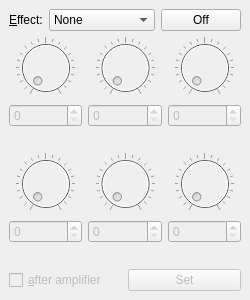
<?xml version="1.0" encoding="UTF-8"?>
<ui version="4.0">
 <class>Effect</class>
 <widget class="QMainWindow" name="Effect">
  <property name="geometry">
   <rect>
    <x>0</x>
    <y>0</y>
    <width>250</width>
    <height>300</height>
   </rect>
  </property>
  <property name="windowTitle">
   <string>Effect</string>
  </property>
  <widget class="QWidget" name="centralwidget">
   <layout class="QVBoxLayout" name="verticalLayout_6">
    <item>
     <layout class="QHBoxLayout" name="horizontalLayout_3">
      <item>
       <widget class="QLabel" name="label_7">
        <property name="text">
         <string>&amp;Effect:</string>
        </property>
        <property name="buddy">
         <cstring>comboBox</cstring>
        </property>
       </widget>
      </item>
      <item>
       <widget class="QComboBox" name="comboBox">
        <property name="minimumSize">
         <size>
          <width>100</width>
          <height>0</height>
         </size>
        </property>
        <property name="maxVisibleItems">
         <number>15</number>
        </property>
        <item>
         <property name="text">
          <string>None</string>
         </property>
        </item>
        <item>
         <property name="text">
          <string>[1] Overdrive</string>
         </property>
        </item>
        <item>
         <property name="text">
          <string>[1] Wah</string>
         </property>
        </item>
        <item>
         <property name="text">
          <string>[1] Touch Wah</string>
         </property>
        </item>
        <item>
         <property name="text">
          <string>[1] Fuzz</string>
         </property>
        </item>
        <item>
         <property name="text">
          <string>[1] Fuzz Touch Wah</string>
         </property>
        </item>
        <item>
         <property name="text">
          <string>[1] Simple Compressor</string>
         </property>
        </item>
        <item>
         <property name="text">
          <string>[1] Compressor</string>
         </property>
        </item>
        <item>
         <property name="text">
          <string>[2] Sine Chorus</string>
         </property>
        </item>
        <item>
         <property name="text">
          <string>[2] Triangle Chorus</string>
         </property>
        </item>
        <item>
         <property name="text">
          <string>[2] Sine Flanger</string>
         </property>
        </item>
        <item>
         <property name="text">
          <string>[2] Triangle Flanger</string>
         </property>
        </item>
        <item>
         <property name="text">
          <string>[2] Vibratone</string>
         </property>
        </item>
        <item>
         <property name="text">
          <string>[2] Vintage Tremolo</string>
         </property>
        </item>
        <item>
         <property name="text">
          <string>[2] Sine Tremolo</string>
         </property>
        </item>
        <item>
         <property name="text">
          <string>[2] Ring Modulator</string>
         </property>
        </item>
        <item>
         <property name="text">
          <string>[2] Step Filter</string>
         </property>
        </item>
        <item>
         <property name="text">
          <string>[2] Phaser</string>
         </property>
        </item>
        <item>
         <property name="text">
          <string>[2] Pitch Schifter</string>
         </property>
        </item>
        <item>
         <property name="text">
          <string>[3] Mono Delay</string>
         </property>
        </item>
        <item>
         <property name="text">
          <string>[3] Mono Echo Filter</string>
         </property>
        </item>
        <item>
         <property name="text">
          <string>[3] Stereo Echo Filter</string>
         </property>
        </item>
        <item>
         <property name="text">
          <string>[3] Multitap Delay</string>
         </property>
        </item>
        <item>
         <property name="text">
          <string>[3] Ping Pong Delay</string>
         </property>
        </item>
        <item>
         <property name="text">
          <string>[3] Ducking Delay</string>
         </property>
        </item>
        <item>
         <property name="text">
          <string>[3] Reverse Delay</string>
         </property>
        </item>
        <item>
         <property name="text">
          <string>[3] Tape Delay</string>
         </property>
        </item>
        <item>
         <property name="text">
          <string>[3] Stereo Tape Delay</string>
         </property>
        </item>
        <item>
         <property name="text">
          <string>[4] Small Hall Reverb</string>
         </property>
        </item>
        <item>
         <property name="text">
          <string>[4] Large Hall Reverb</string>
         </property>
        </item>
        <item>
         <property name="text">
          <string>[4] Small Room Reverb</string>
         </property>
        </item>
        <item>
         <property name="text">
          <string>[4] Large Room Reverb</string>
         </property>
        </item>
        <item>
         <property name="text">
          <string>[4] Small Plate Reverb</string>
         </property>
        </item>
        <item>
         <property name="text">
          <string>[4] Large Plate Reverb</string>
         </property>
        </item>
        <item>
         <property name="text">
          <string>[4] Ambient Reverb</string>
         </property>
        </item>
        <item>
         <property name="text">
          <string>[4] Arena Reverb</string>
         </property>
        </item>
        <item>
         <property name="text">
          <string>[4] '63 Fender Spring Reverb</string>
         </property>
        </item>
        <item>
         <property name="text">
          <string>[4] '65 Fender Spring Reverb</string>
         </property>
        </item>
       </widget>
      </item>
      <item>
       <widget class="QPushButton" name="pushButton">
        <property name="text">
         <string>Off</string>
        </property>
        <property name="checkable">
         <bool>true</bool>
        </property>
       </widget>
      </item>
     </layout>
    </item>
    <item>
     <layout class="QHBoxLayout" name="horizontalLayout_2">
      <item>
       <layout class="QVBoxLayout" name="verticalLayout">
        <item>
         <widget class="QDial" name="dial">
          <property name="enabled">
           <bool>false</bool>
          </property>
          <property name="maximum">
           <number>255</number>
          </property>
          <property name="notchTarget">
           <double>12.750000000000000</double>
          </property>
          <property name="notchesVisible">
           <bool>true</bool>
          </property>
         </widget>
        </item>
        <item>
         <widget class="QSpinBox" name="spinBox">
          <property name="enabled">
           <bool>false</bool>
          </property>
          <property name="maximum">
           <number>255</number>
          </property>
         </widget>
        </item>
        <item>
         <widget class="QLabel" name="label">
          <property name="text">
           <string/>
          </property>
          <property name="alignment">
           <set>Qt::AlignCenter</set>
          </property>
          <property name="buddy">
           <cstring>spinBox</cstring>
          </property>
         </widget>
        </item>
       </layout>
      </item>
      <item>
       <layout class="QVBoxLayout" name="verticalLayout_2">
        <item>
         <widget class="QDial" name="dial_2">
          <property name="enabled">
           <bool>false</bool>
          </property>
          <property name="maximum">
           <number>255</number>
          </property>
          <property name="notchTarget">
           <double>12.750000000000000</double>
          </property>
          <property name="notchesVisible">
           <bool>true</bool>
          </property>
         </widget>
        </item>
        <item>
         <widget class="QSpinBox" name="spinBox_2">
          <property name="enabled">
           <bool>false</bool>
          </property>
          <property name="maximum">
           <number>255</number>
          </property>
         </widget>
        </item>
        <item>
         <widget class="QLabel" name="label_2">
          <property name="text">
           <string/>
          </property>
          <property name="alignment">
           <set>Qt::AlignCenter</set>
          </property>
          <property name="buddy">
           <cstring>spinBox_2</cstring>
          </property>
         </widget>
        </item>
       </layout>
      </item>
      <item>
       <layout class="QVBoxLayout" name="verticalLayout_3">
        <item>
         <widget class="QDial" name="dial_3">
          <property name="enabled">
           <bool>false</bool>
          </property>
          <property name="maximum">
           <number>255</number>
          </property>
          <property name="notchTarget">
           <double>12.750000000000000</double>
          </property>
          <property name="notchesVisible">
           <bool>true</bool>
          </property>
         </widget>
        </item>
        <item>
         <widget class="QSpinBox" name="spinBox_3">
          <property name="enabled">
           <bool>false</bool>
          </property>
          <property name="maximum">
           <number>255</number>
          </property>
         </widget>
        </item>
        <item>
         <widget class="QLabel" name="label_3">
          <property name="text">
           <string/>
          </property>
          <property name="alignment">
           <set>Qt::AlignCenter</set>
          </property>
          <property name="buddy">
           <cstring>spinBox_3</cstring>
          </property>
         </widget>
        </item>
       </layout>
      </item>
     </layout>
    </item>
    <item>
     <layout class="QHBoxLayout" name="horizontalLayout">
      <item>
       <layout class="QVBoxLayout" name="verticalLayout_4">
        <item>
         <widget class="QDial" name="dial_4">
          <property name="enabled">
           <bool>false</bool>
          </property>
          <property name="maximum">
           <number>255</number>
          </property>
          <property name="notchTarget">
           <double>12.750000000000000</double>
          </property>
          <property name="notchesVisible">
           <bool>true</bool>
          </property>
         </widget>
        </item>
        <item>
         <widget class="QSpinBox" name="spinBox_4">
          <property name="enabled">
           <bool>false</bool>
          </property>
          <property name="maximum">
           <number>255</number>
          </property>
         </widget>
        </item>
        <item>
         <widget class="QLabel" name="label_4">
          <property name="text">
           <string/>
          </property>
          <property name="alignment">
           <set>Qt::AlignCenter</set>
          </property>
          <property name="buddy">
           <cstring>spinBox_4</cstring>
          </property>
         </widget>
        </item>
       </layout>
      </item>
      <item>
       <layout class="QVBoxLayout" name="verticalLayout_5">
        <item>
         <widget class="QDial" name="dial_5">
          <property name="enabled">
           <bool>false</bool>
          </property>
          <property name="maximum">
           <number>255</number>
          </property>
          <property name="notchTarget">
           <double>12.750000000000000</double>
          </property>
          <property name="notchesVisible">
           <bool>true</bool>
          </property>
         </widget>
        </item>
        <item>
         <widget class="QSpinBox" name="spinBox_5">
          <property name="enabled">
           <bool>false</bool>
          </property>
          <property name="maximum">
           <number>255</number>
          </property>
         </widget>
        </item>
        <item>
         <widget class="QLabel" name="label_5">
          <property name="text">
           <string/>
          </property>
          <property name="alignment">
           <set>Qt::AlignCenter</set>
          </property>
          <property name="buddy">
           <cstring>spinBox_5</cstring>
          </property>
         </widget>
        </item>
       </layout>
      </item>
      <item>
       <layout class="QVBoxLayout" name="verticalLayout_7">
        <item>
         <widget class="QDial" name="dial_6">
          <property name="enabled">
           <bool>false</bool>
          </property>
          <property name="maximum">
           <number>255</number>
          </property>
          <property name="notchTarget">
           <double>12.750000000000000</double>
          </property>
          <property name="notchesVisible">
           <bool>true</bool>
          </property>
         </widget>
        </item>
        <item>
         <widget class="QSpinBox" name="spinBox_6">
          <property name="enabled">
           <bool>false</bool>
          </property>
          <property name="maximum">
           <number>255</number>
          </property>
         </widget>
        </item>
        <item>
         <widget class="QLabel" name="label_6">
          <property name="text">
           <string/>
          </property>
          <property name="alignment">
           <set>Qt::AlignCenter</set>
          </property>
          <property name="buddy">
           <cstring>spinBox_6</cstring>
          </property>
         </widget>
        </item>
       </layout>
      </item>
     </layout>
    </item>
    <item>
     <layout class="QHBoxLayout" name="horizontalLayout_4">
      <item>
       <widget class="QCheckBox" name="checkBox">
        <property name="enabled">
         <bool>false</bool>
        </property>
        <property name="text">
         <string>&amp;after amplifier</string>
        </property>
       </widget>
      </item>
      <item>
       <widget class="QPushButton" name="setButton">
        <property name="enabled">
         <bool>false</bool>
        </property>
        <property name="text">
         <string>Set</string>
        </property>
        <property name="shortcut">
         <string>Return</string>
        </property>
       </widget>
      </item>
     </layout>
    </item>
   </layout>
  </widget>
 </widget>
 <tabstops>
  <tabstop>comboBox</tabstop>
  <tabstop>dial</tabstop>
  <tabstop>spinBox</tabstop>
  <tabstop>dial_2</tabstop>
  <tabstop>spinBox_2</tabstop>
  <tabstop>dial_3</tabstop>
  <tabstop>spinBox_3</tabstop>
  <tabstop>dial_4</tabstop>
  <tabstop>spinBox_4</tabstop>
  <tabstop>dial_5</tabstop>
  <tabstop>spinBox_5</tabstop>
  <tabstop>dial_6</tabstop>
  <tabstop>spinBox_6</tabstop>
  <tabstop>checkBox</tabstop>
  <tabstop>setButton</tabstop>
 </tabstops>
 <resources/>
 <connections>
  <connection>
   <sender>dial</sender>
   <signal>valueChanged(int)</signal>
   <receiver>spinBox</receiver>
   <slot>setValue(int)</slot>
   <hints>
    <hint type="sourcelabel">
     <x>73</x>
     <y>59</y>
    </hint>
    <hint type="destinationlabel">
     <x>76</x>
     <y>95</y>
    </hint>
   </hints>
  </connection>
  <connection>
   <sender>spinBox</sender>
   <signal>valueChanged(int)</signal>
   <receiver>dial</receiver>
   <slot>setValue(int)</slot>
   <hints>
    <hint type="sourcelabel">
     <x>80</x>
     <y>112</y>
    </hint>
    <hint type="destinationlabel">
     <x>80</x>
     <y>85</y>
    </hint>
   </hints>
  </connection>
  <connection>
   <sender>dial_2</sender>
   <signal>valueChanged(int)</signal>
   <receiver>spinBox_2</receiver>
   <slot>setValue(int)</slot>
   <hints>
    <hint type="sourcelabel">
     <x>162</x>
     <y>85</y>
    </hint>
    <hint type="destinationlabel">
     <x>162</x>
     <y>112</y>
    </hint>
   </hints>
  </connection>
  <connection>
   <sender>spinBox_2</sender>
   <signal>valueChanged(int)</signal>
   <receiver>dial_2</receiver>
   <slot>setValue(int)</slot>
   <hints>
    <hint type="sourcelabel">
     <x>162</x>
     <y>112</y>
    </hint>
    <hint type="destinationlabel">
     <x>162</x>
     <y>85</y>
    </hint>
   </hints>
  </connection>
  <connection>
   <sender>dial_3</sender>
   <signal>valueChanged(int)</signal>
   <receiver>spinBox_3</receiver>
   <slot>setValue(int)</slot>
   <hints>
    <hint type="sourcelabel">
     <x>243</x>
     <y>85</y>
    </hint>
    <hint type="destinationlabel">
     <x>243</x>
     <y>112</y>
    </hint>
   </hints>
  </connection>
  <connection>
   <sender>spinBox_3</sender>
   <signal>valueChanged(int)</signal>
   <receiver>dial_3</receiver>
   <slot>setValue(int)</slot>
   <hints>
    <hint type="sourcelabel">
     <x>243</x>
     <y>112</y>
    </hint>
    <hint type="destinationlabel">
     <x>243</x>
     <y>85</y>
    </hint>
   </hints>
  </connection>
  <connection>
   <sender>dial_4</sender>
   <signal>valueChanged(int)</signal>
   <receiver>spinBox_4</receiver>
   <slot>setValue(int)</slot>
   <hints>
    <hint type="sourcelabel">
     <x>80</x>
     <y>192</y>
    </hint>
    <hint type="destinationlabel">
     <x>80</x>
     <y>219</y>
    </hint>
   </hints>
  </connection>
  <connection>
   <sender>spinBox_4</sender>
   <signal>valueChanged(int)</signal>
   <receiver>dial_4</receiver>
   <slot>setValue(int)</slot>
   <hints>
    <hint type="sourcelabel">
     <x>80</x>
     <y>219</y>
    </hint>
    <hint type="destinationlabel">
     <x>80</x>
     <y>192</y>
    </hint>
   </hints>
  </connection>
  <connection>
   <sender>dial_5</sender>
   <signal>valueChanged(int)</signal>
   <receiver>spinBox_5</receiver>
   <slot>setValue(int)</slot>
   <hints>
    <hint type="sourcelabel">
     <x>162</x>
     <y>192</y>
    </hint>
    <hint type="destinationlabel">
     <x>162</x>
     <y>219</y>
    </hint>
   </hints>
  </connection>
  <connection>
   <sender>spinBox_5</sender>
   <signal>valueChanged(int)</signal>
   <receiver>dial_5</receiver>
   <slot>setValue(int)</slot>
   <hints>
    <hint type="sourcelabel">
     <x>162</x>
     <y>219</y>
    </hint>
    <hint type="destinationlabel">
     <x>162</x>
     <y>192</y>
    </hint>
   </hints>
  </connection>
  <connection>
   <sender>dial_6</sender>
   <signal>valueChanged(int)</signal>
   <receiver>spinBox_6</receiver>
   <slot>setValue(int)</slot>
   <hints>
    <hint type="sourcelabel">
     <x>195</x>
     <y>178</y>
    </hint>
    <hint type="destinationlabel">
     <x>195</x>
     <y>205</y>
    </hint>
   </hints>
  </connection>
  <connection>
   <sender>spinBox_6</sender>
   <signal>valueChanged(int)</signal>
   <receiver>dial_6</receiver>
   <slot>setValue(int)</slot>
   <hints>
    <hint type="sourcelabel">
     <x>217</x>
     <y>202</y>
    </hint>
    <hint type="destinationlabel">
     <x>218</x>
     <y>181</y>
    </hint>
   </hints>
  </connection>
 </connections>
</ui>
